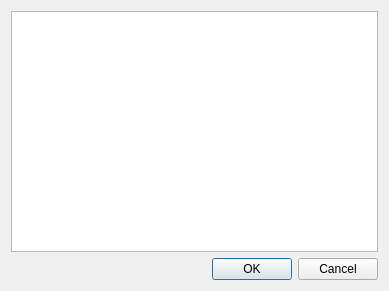
<?xml version="1.0" encoding="UTF-8"?>
<ui version="4.0">
 <class>DeviceBrowser</class>
 <widget class="QDialog" name="DeviceBrowser">
  <property name="geometry">
   <rect>
    <x>0</x>
    <y>0</y>
    <width>389</width>
    <height>291</height>
   </rect>
  </property>
  <property name="windowTitle">
   <string>Browser</string>
  </property>
  <layout class="QVBoxLayout" name="verticalLayout">
   <item>
    <widget class="QTreeView" name="device_tree"/>
   </item>
   <item>
    <widget class="QDialogButtonBox" name="buttonBox">
     <property name="orientation">
      <enum>Qt::Horizontal</enum>
     </property>
     <property name="standardButtons">
      <set>QDialogButtonBox::Cancel|QDialogButtonBox::Ok</set>
     </property>
    </widget>
   </item>
  </layout>
 </widget>
 <resources/>
 <connections>
  <connection>
   <sender>buttonBox</sender>
   <signal>accepted()</signal>
   <receiver>DeviceBrowser</receiver>
   <slot>accept()</slot>
   <hints>
    <hint type="sourcelabel">
     <x>248</x>
     <y>254</y>
    </hint>
    <hint type="destinationlabel">
     <x>157</x>
     <y>274</y>
    </hint>
   </hints>
  </connection>
  <connection>
   <sender>buttonBox</sender>
   <signal>rejected()</signal>
   <receiver>DeviceBrowser</receiver>
   <slot>reject()</slot>
   <hints>
    <hint type="sourcelabel">
     <x>316</x>
     <y>260</y>
    </hint>
    <hint type="destinationlabel">
     <x>286</x>
     <y>274</y>
    </hint>
   </hints>
  </connection>
 </connections>
</ui>
